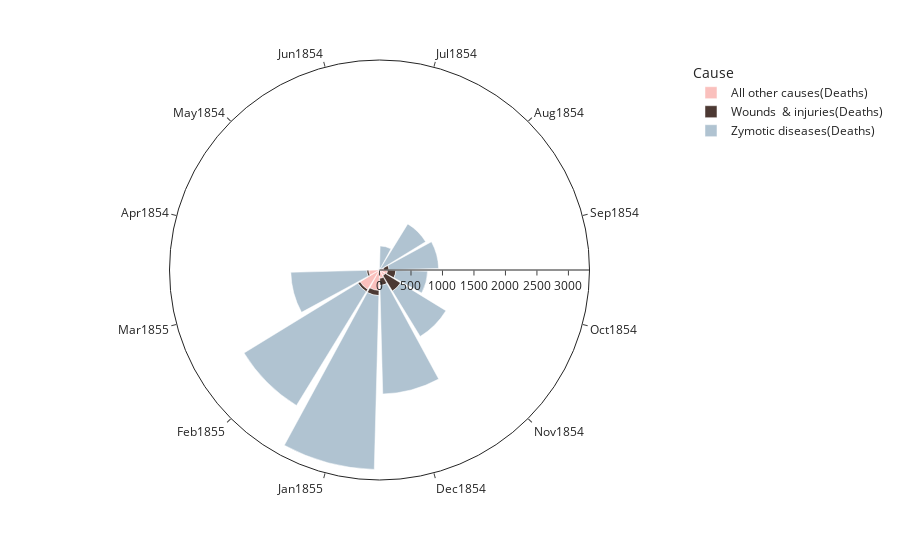

The code cell stored with this chart in its notebook:
### Code cell
colors = ['#fac0bd', '#4c3933', '#b0c3d1']

fig1 = px.bar_polar(
    df1, 
    r = 'Deaths',
    color = 'Cause', 
    theta = 'Date',
    start_angle = 165,
    color_discrete_sequence = colors,
    template = 'simple_white'
)

fig1.show()

### Figure 1 — Plotly figure (JSON) as saved in the notebook; plotly's stock layout.template omitted (floating-point values rounded to 4 significant figures)
{"data": [{"hovertemplate": "Cause=All other causes(Deaths)<br>Deaths=%{r}<br>Date=%{theta}<extra></extra>", "legendgroup": "All other causes(Deaths)", "marker": {"color": "#fac0bd", "pattern": {"shape": ""}}, "name": "All other causes(Deaths)", "r": [5, 9, 6, 23, 30, 70, 128, 106, 131, 324, 361, 172], "showlegend": true, "subplot": "polar", "theta": ["Apr1854", "May1854", "Jun1854", "Jul1854", "Aug1854", "Sep1854", "Oct1854", "Nov1854", "Dec1854", "Jan1855", "Feb1855", "Mar1855"], "type": "barpolar"}, {"hovertemplate": "Cause=Wounds  & injuries(Deaths)<br>Deaths=%{r}<br>Date=%{theta}<extra></extra>", "legendgroup": "Wounds  & injuries(Deaths)", "marker": {"color": "#4c3933", "pattern": {"shape": ""}}, "name": "Wounds  & injuries(Deaths)", "r": [0, 0, 0, 0, 1, 81, 132, 287, 114, 83, 42, 32], "showlegend": true, "subplot": "polar", "theta": ["Apr1854", "May1854", "Jun1854", "Jul1854", "Aug1854", "Sep1854", "Oct1854", "Nov1854", "Dec1854", "Jan1855", "Feb1855", "Mar1855"], "type": "barpolar"}, {"hovertemplate": "Cause=Zymotic diseases(Deaths)<br>Deaths=%{r}<br>Date=%{theta}<extra></extra>", "legendgroup": "Zymotic diseases(Deaths)", "marker": {"color": "#b0c3d1", "pattern": {"shape": ""}}, "name": "Zymotic diseases(Deaths)", "r": [1, 12, 11, 359, 828, 788, 503, 844, 1725, 2761, 2120, 1205], "showlegend": true, "subplot": "polar", "theta": ["Apr1854", "May1854", "Jun1854", "Jul1854", "Aug1854", "Sep1854", "Oct1854", "Nov1854", "Dec1854", "Jan1855", "Feb1855", "Mar1855"], "type": "barpolar"}], "layout": {"barmode": "relative", "legend": {"title": {"text": "Cause"}, "tracegroupgap": 0}, "margin": {"t": 60}, "polar": {"angularaxis": {"direction": "clockwise", "rotation": 165}, "domain": {"x": [0, 1], "y": [0, 1]}}}}
